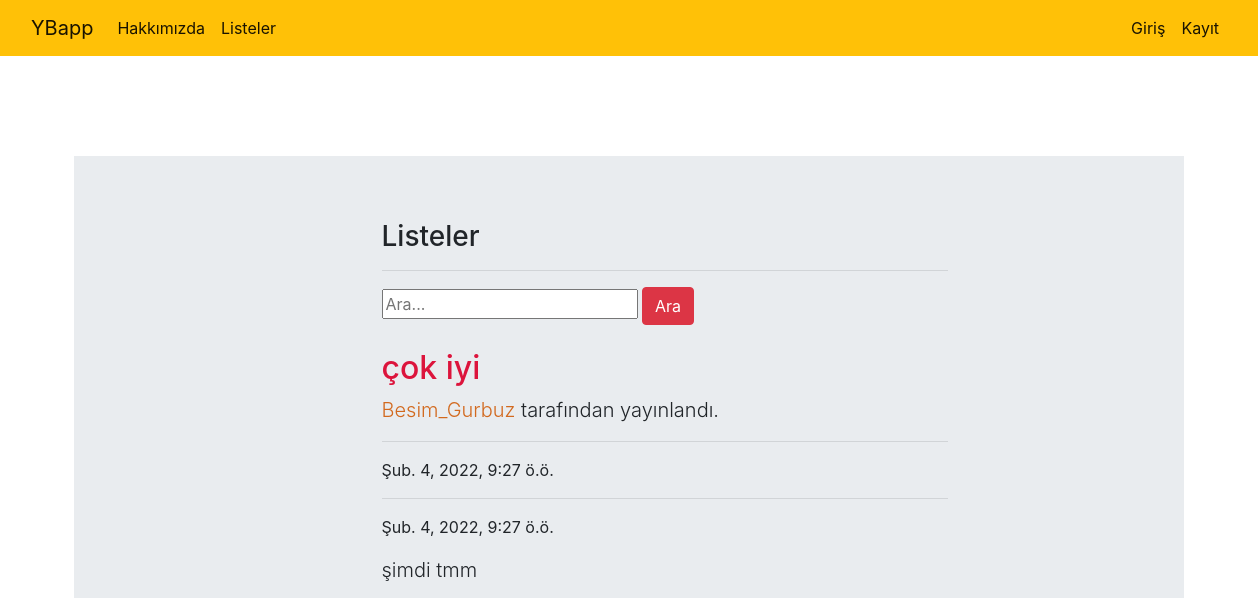
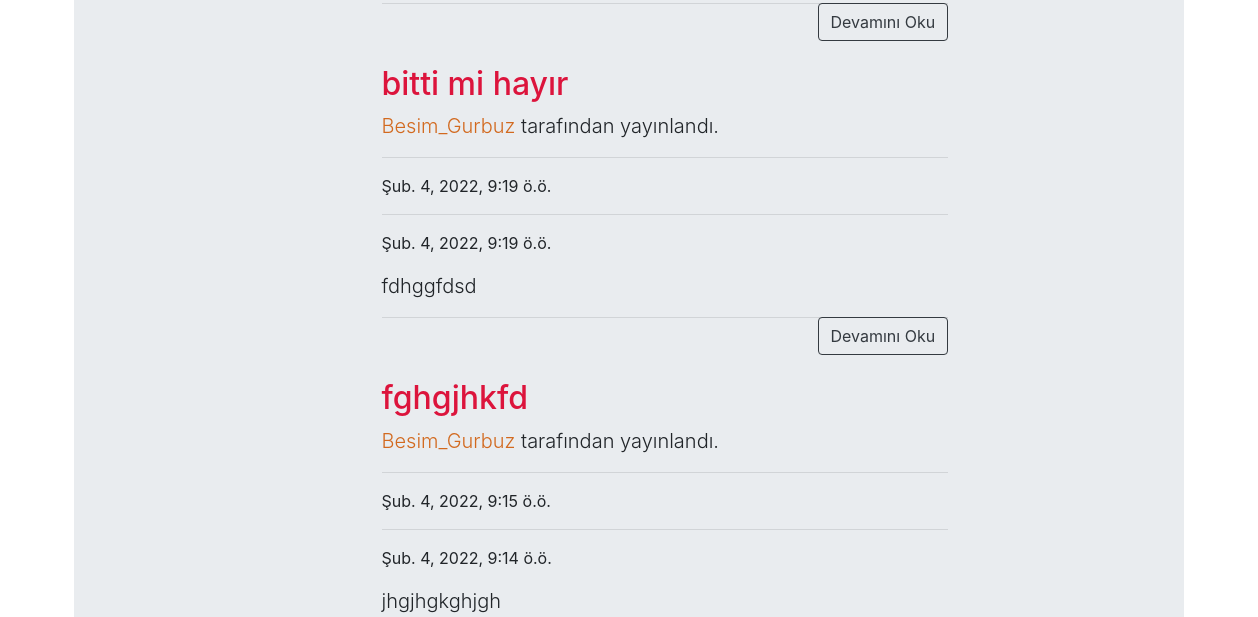
The app's page /yapbitirs/ (upper part), older data (2 pictures, top to bottom).
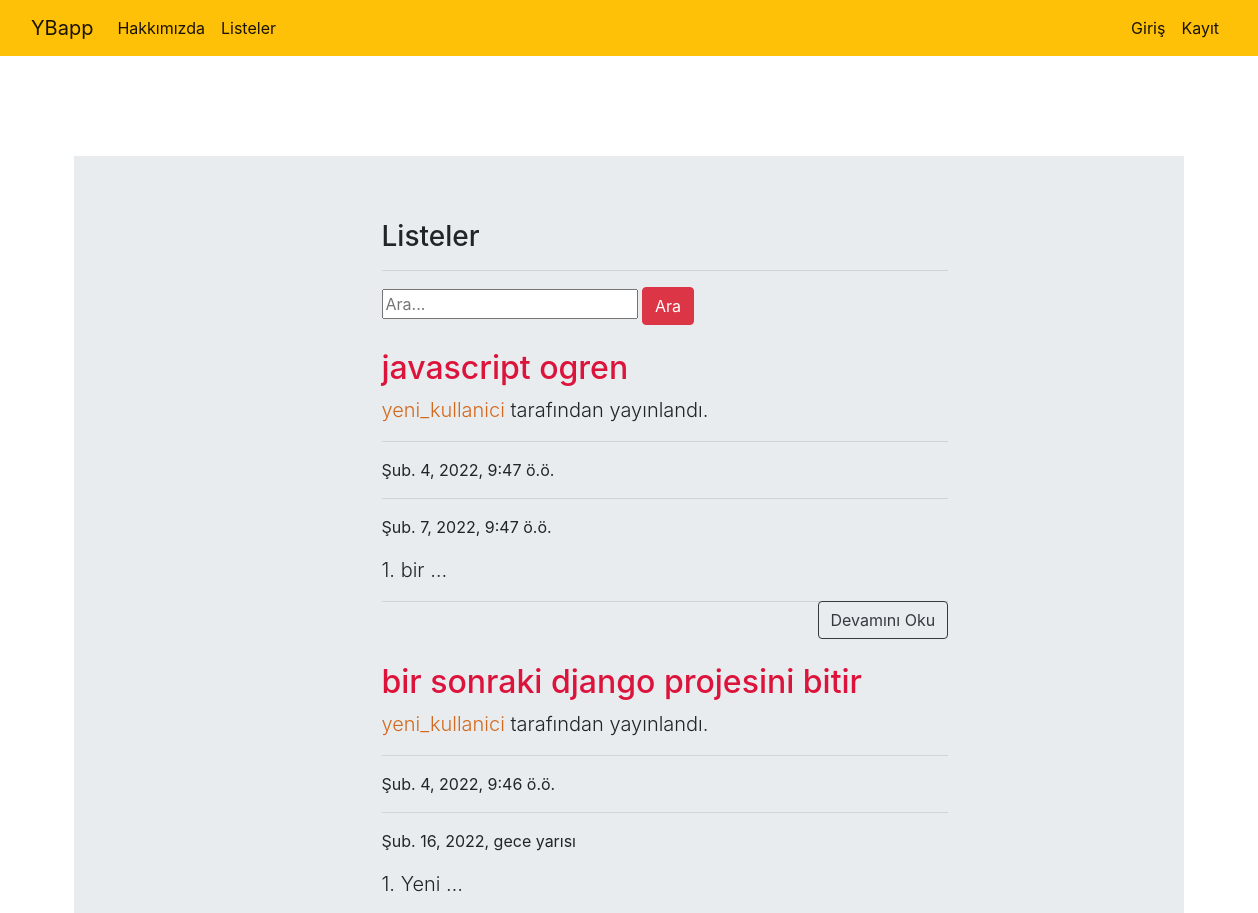
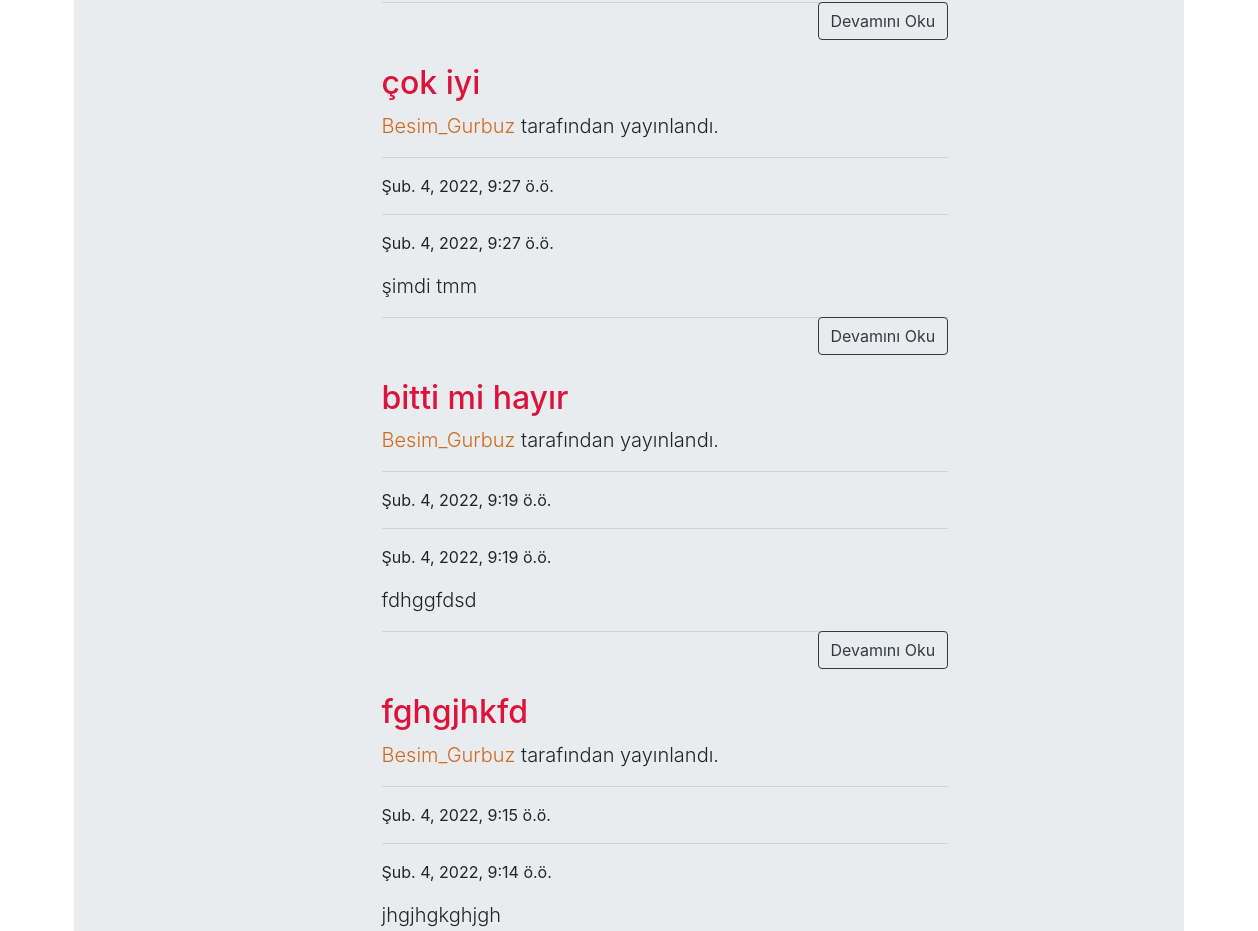
The same page, newer data (2 pictures, top to bottom).
### yapbitir/models.py (models this page shows, shortened)
class Yapbitir(models.Model):
    author = models.ForeignKey("auth.User",on_delete=models.CASCADE,verbose_name="User")
    title = models.CharField(max_length=100, verbose_name="Liste Adı")
    content = models.TextField(verbose_name="YapBtirler")
    finished = models.BooleanField(default=True,verbose_name="Tamamlandı")
    created_date = models.DateTimeField(auto_now_add=True, verbose_name="Oluşturulan Tarihi")
    dateline = models.DateTimeField(default=datetime.now,blank=True)
    class Meta:
        ordering = ['-created_date']

### yapbitir/views.py (the view)
# urls.py: path('yapbitirs/', include("yapbitir.urls")),
def yapbitirs(request):
    keyword = request.GET.get("keyword")
    if keyword:
        yapbitirs = Yapbitir.objects.filter(title__contains = keyword)
        return render(request,"yapbitirs.html", {"yapbitirs" : yapbitirs})
    yapbitirs = Yapbitir.objects.all()
    return render(request, "yapbitirs.html", {"yapbitirs" : yapbitirs})

### templates/yapbitirs.html (shortened to what this page needs)
{% extends "layout.html" %}
{% block body %}
<div class="jumbotron jumbotron-fluid">
  <div class="container">
   <div class="row">
    <div class="col-md-10 offset-md-3">
        <div class="col-lg-8">
        <h3>Listeler</h3>
        <hr>
        </div>
    </div>
   </div>
<div class ="row">
    <div class="col-md-10 offset-md-3">
        <div class="col-lg-8">
            <form>
                <input type="text" name = "keyword" class="input-sm" maxlength="64" placeholder="Ara...">
              <button type="submit" class="btn btn-danger">Ara</button>
            </form>
      </div>
    </div>
</div>
{% if yapbitirs %}
{% for yapbitir in yapbitirs %}
<div class="row">
   <div class="col-md-10 offset-md-3">
    <div class="col-lg-8">
    <a style="color: crimson;" href="{% url 'yapbitir:detail' yapbitir.id %}" ><h2 class="mt-4">{{yapbitir.title}}</h2></a>
      <p class="lead">
        <a style="color: chocolate;" href="{% url 'yapbitir:detail' yapbitir.id %}" >{{yapbitir.author.username}}</a> tarafından yayınlandı.
      </p>
      <hr>
      <p>{{yapbitir.created_date}}</p>
      <hr>
      <p>{{yapbitir.dateline}}</p>
      <p class="lead">
          {{yapbitir.content|safe|truncatewords:2}}
      </p>
      <a style="float: right;" href="{% url 'yapbitir:detail' yapbitir.id %}" class = "btn btn-outline-dark">Devamını Oku</a>
      <hr>
        </div>
      </div>
  </div>
{% endfor %}
{% endif %}
{% endblock body %}

Row changes from the older to the newer data that the page shows:
added Yapbitir: title "javascript ogren", author.username "yeni_kullanici", created_date "Şub. 4, 2022, 9:47 ö.ö.", dateline "Şub. 7, 2022, 9:47 ö.ö.", content "1. bir …"
added Yapbitir: title "bir sonraki django projesini bitir", author.username "yeni_kullanici", created_date "Şub. 4, 2022, 9:46 ö.ö.", dateline "Şub. 16, 2022, gece yarısı", content "1. Yeni …"
